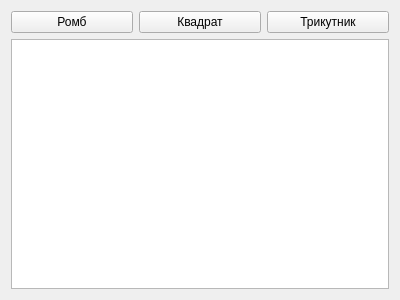
<?xml version="1.0" encoding="UTF-8"?>
<ui version="4.0">
 <class>MainWindow</class>
 <widget class="QMainWindow" name="MainWindow">
  <property name="geometry">
   <rect>
    <x>0</x>
    <y>0</y>
    <width>400</width>
    <height>300</height>
   </rect>
  </property>
  <property name="windowTitle">
   <string>MainWindow</string>
  </property>
  <widget class="QWidget" name="centralWidget">
   <layout class="QGridLayout" name="gridLayout">
    <item row="0" column="0">
     <widget class="QPushButton" name="pushButton">
      <property name="text">
       <string>Ромб</string>
      </property>
     </widget>
    </item>
    <item row="0" column="1">
     <widget class="QPushButton" name="pushButton_2">
      <property name="text">
       <string>Квадрат</string>
      </property>
     </widget>
    </item>
    <item row="0" column="2">
     <widget class="QPushButton" name="pushButton_3">
      <property name="text">
       <string>Трикутник</string>
      </property>
     </widget>
    </item>
    <item row="1" column="0" colspan="3">
     <widget class="QGraphicsView" name="graphicsView"/>
    </item>
   </layout>
  </widget>
  <widget class="QMenuBar" name="menuBar">
   <property name="geometry">
    <rect>
     <x>0</x>
     <y>0</y>
     <width>400</width>
     <height>31</height>
    </rect>
   </property>
  </widget>
 </widget>
 <layoutdefault spacing="6" margin="11"/>
 <resources/>
 <connections/>
</ui>
